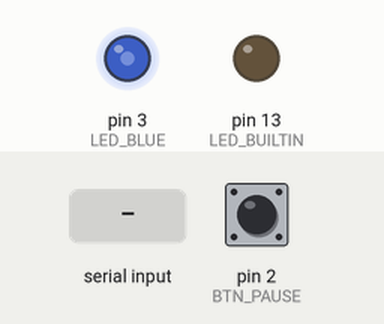
Recording of a sketch running on a simulated Arduino Uno, built with avr-gcc and run on an emulated ATmega328P. Parts: output pins drawn as LEDs (lit = HIGH). The test bench sets the inputs (shaded band); at power-on: pin 2 (BTN_PAUSE) LOW. What the sketch prints to the serial monitor is not drawn.

Above: at 1.27 s.
1.3 s: "5\n" received over Serial
At 1.75 s:
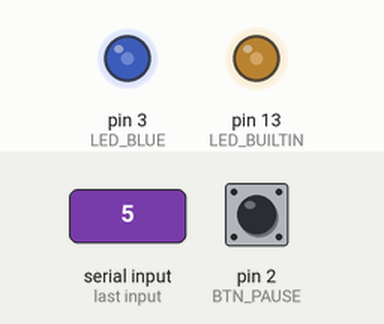
4.3 s: pin 2 (BTN_PAUSE) pulled HIGH for 1 s
At 5.11 s:
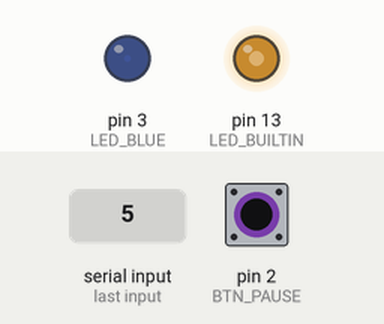
8.3 s: "90,45\n" received over Serial
At 9.68 s:
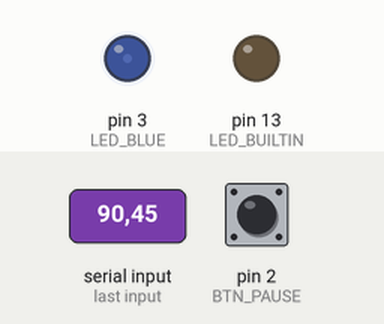
11.3 s: pin 2 (BTN_PAUSE) driven HIGH
14.3 s: pin 2 (BTN_PAUSE) pulsed LOW 2 times (0.12 s each, 0.3 s apart)
Timing chart, 0 to 18.9 s (numbered marks = the images above; inputs shaded):
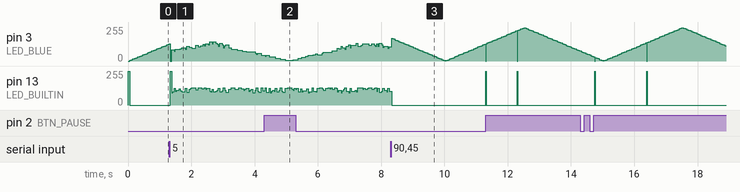

The sketch:

MyBlink.ino
```cpp
#define RED 0
#define BLUE 1
#define PAUSE_INTERVAL 0
#define LED_BLUE 3
#define BTN_PAUSE 2
#define DEBOUNCE_TICKS 25
#define BRIGHTNESS_INTERVAL 50

int ledState = RED;
long blinkInterval = 50;
int brightness = 1;
int fadeAmount = 5;
bool lastButtonReadState = false;
unsigned long lastButtonReadTick = 0;
unsigned long nextBrightnessTick = BRIGHTNESS_INTERVAL;
unsigned long nextBlinkTick = blinkInterval;

// the setup function runs once when you press reset or power the board
void setup() {
  // initialize digital pin LED_BUILTIN as an output.
  pinMode(LED_BUILTIN, OUTPUT);
  pinMode(LED_BLUE, OUTPUT);
  pinMode(BTN_PAUSE, INPUT);
  while (!Serial);
  Serial.begin(115200) ;
  triggerLEDs(ledState);
  Serial.println("Setup Complete.");
}
// the loop function runs over and over again forever
void loop() {
  bool buttonPressed = button_process(millis());

  led_process(millis(), buttonPressed);
}

void serialEvent() {
  if (Serial.available()) {
    int readValue = Serial.parseInt();
    Serial.read();
    blinkInterval = readValue;
  }
}

void triggerLEDs(int ledState) {
    switch(ledState) {
      case BLUE:
        analogWrite(LED_BLUE, brightness);
        digitalWrite(LED_BUILTIN, LOW);
        break;
      case RED:
        analogWrite(LED_BLUE, LOW);
        digitalWrite(LED_BUILTIN, HIGH);
        break;
    }
}

void led_process(unsigned long currentTick, bool buttonDown) {

  if (buttonDown && (currentTick >= nextBrightnessTick)) {
    nextBrightnessTick += BRIGHTNESS_INTERVAL;
    brightness += fadeAmount;

    if (brightness <= abs(fadeAmount) || brightness >= (255 - abs(fadeAmount))) {
      fadeAmount = -fadeAmount;
    }
    nextBlinkTick = currentTick + blinkInterval;
    triggerLEDs(BLUE);
  } else if ((blinkInterval != PAUSE_INTERVAL) && (currentTick >= nextBlinkTick)){
    ledState = !ledState; // works if one state is 0 and the other != 0 but if more than 2 states will not work
    nextBlinkTick = currentTick + blinkInterval;
    triggerLEDs(ledState);
  }
}

bool button_process(unsigned long currentTick) {
  bool buttonState = digitalRead(BTN_PAUSE);

  if (buttonState != lastButtonReadState) {
    lastButtonReadState = buttonState;
    lastButtonReadTick = currentTick;
  } else if (currentTick - lastButtonReadTick > DEBOUNCE_TICKS ) {
    lastButtonReadTick = currentTick;
    return true;
  }

  return false;
}
```

Measured:
- by itself, pin 13 (LED_BUILTIN): alternates 255/255 for 0.01 s and 0/255 for 1.6 s
